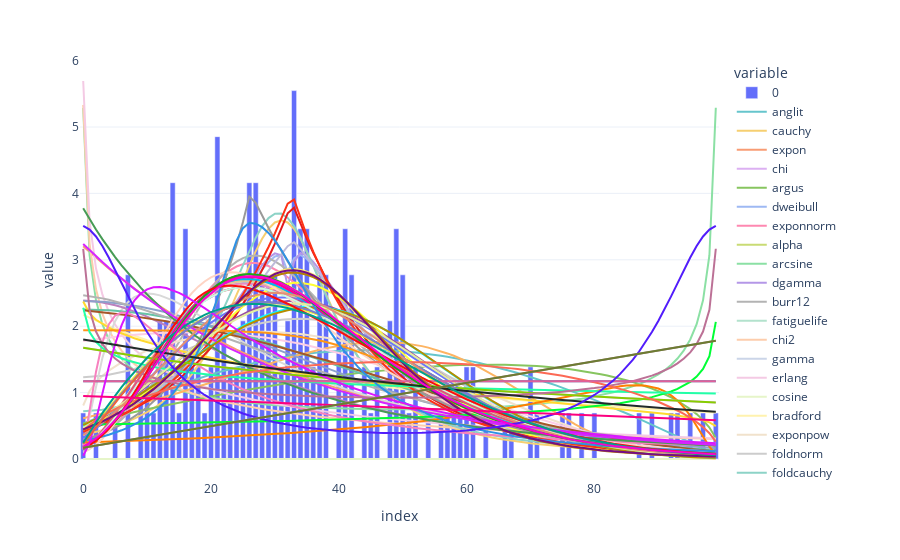

Notebook code cell kept with this figure:
### Code cell
f = Fitter(data_1,)
f.fit()

fig = px.bar(f.y, labels=['amostra'])

counter = 0

list_colors = px.colors.qualitative.Pastel + px.colors.qualitative.Pastel2 + px.colors.qualitative.Set3 + px.colors.qualitative.Set2 + px.colors.qualitative.Set1 + px.colors.qualitative.Light24 + px.colors.qualitative.Dark24  + px.colors.qualitative.Light24 + px.colors.qualitative.Dark24  + px.colors.qualitative.Light24 + px.colors.qualitative.Dark24  + px.colors.qualitative.Light24 + px.colors.qualitative.Dark24  + px.colors.qualitative.Light24 + px.colors.qualitative.Dark24

for name in f.fitted_pdf:
    fig.add_trace(
        go.Scatter(
            y=f.fitted_pdf[name],
            name=name,
            marker=dict(color = list_colors[counter])
        )    
    )
    counter += 1
fig.show()
